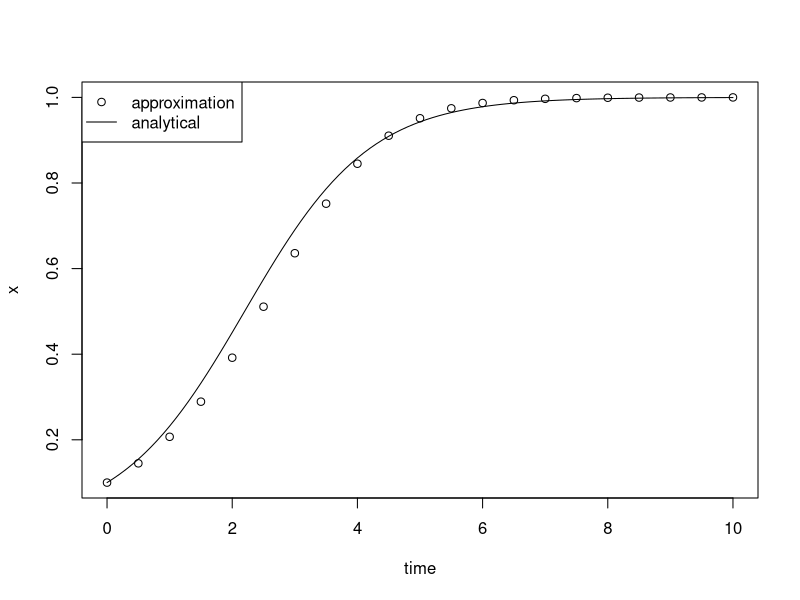
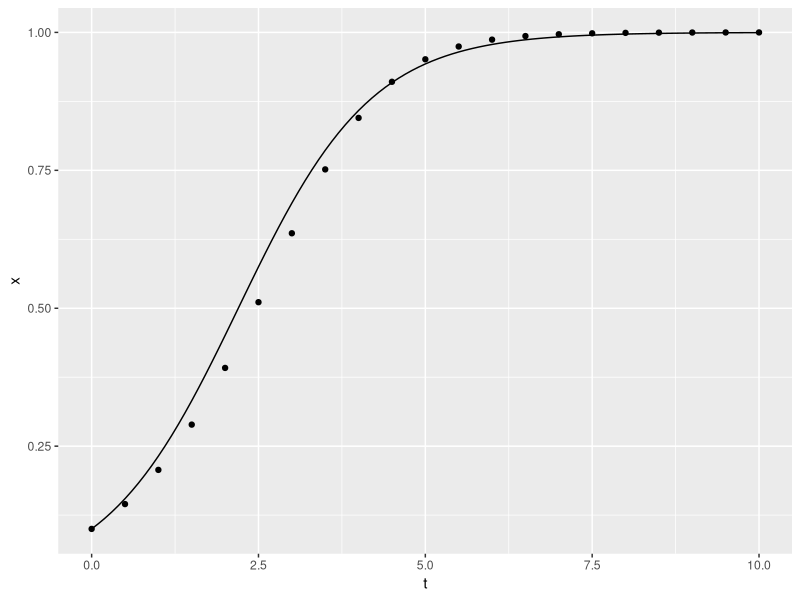
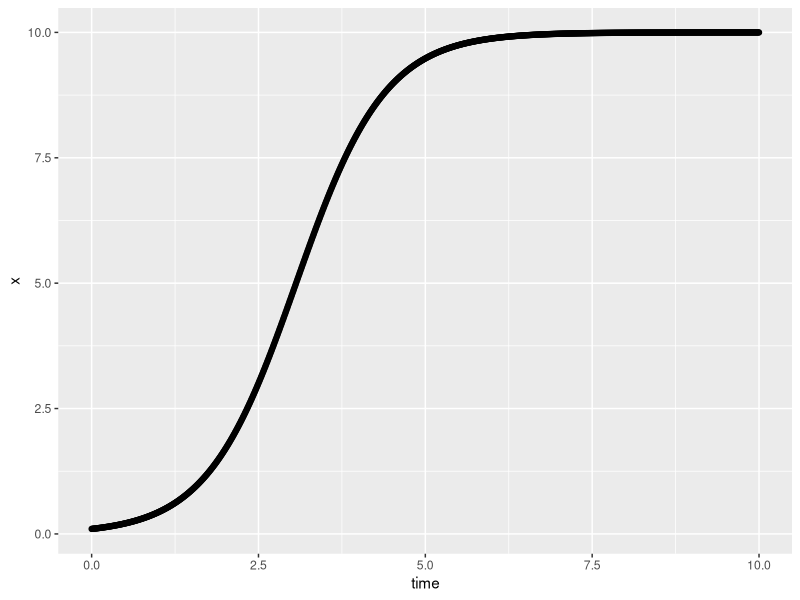

The R script that drew these images, in order: (Note: this script raises an error after producing the figures.)
## Part 1 - How numerical integration works ##
## time intervals: a sequence from zero to ten at 0.5 steps
time <- seq(0, 10, by = 0.5)
## initial condition
x0 <- 0.1
#### The function to be integrated (right-hand expression of the derivative above)
f <- function(x){x * (1.-x)}

#### An empty R vector to store the results
x <- c()
#### Store the initial condition in the first position of the vector
x[1] <- x0

## loop over time: approximate the function at each time step
for (i in 1:(length(time)-1)){
    x[i+1] = x[i] + 0.5 * f(x[i])
}

## plotting 
plot(x~time)
curve(0.1 * exp(x)/(1+0.1*(exp(x)-1.)), add=T)
legend("topleft", c("approximation", "analytical"), 
       pch=c(1,NA), lty=c(NA,1))

## plotting with ggplot2 
library(ggplot2)#load each library once per R session
p <- ggplot(data = data.frame(x = x, t = time), aes(t, x)) + geom_point()
analytic <- stat_function(fun=function(t){0.1 * exp(t)/(1+0.1*(exp(t)-1.))})
print(p+analytic)

## Part 2 - Using Scientific libraries  to do numnerical integration ##
library(deSolve)# loads the library

## 2. 1 First case: a single equation ##
## time sequence
time <- seq(from=0, to=10, by = 0.01)
# parameters: a named vector
parameters <- c(r = 1.5, K = 10)

# initial conditions: also a named vector
state <- c(x = 0.1)

# let's define the right-hand side of the differential equation.
# To be recognized by the integration routines of deSolve
# it must be an R function that computes the values
# of the derivative on a time t 
## There are many ways to do this, but the recommended format is:
# 1. Make a function with three arguments:
# time sequence, state variables and parameters, in this order.
# 2. The function returns a list with results of the function to be integrated
# 3. Inside the R function use 'with(as.list(c(state, parameters){ ... }'
# and include between brackets the function(s) to be integrated
# and then close returning the list of the calculated values
logistic <- function(t, state, parameters){
    with(
        as.list(c(state, parameters)),{
            dx <- r*x*(1-x/K)
            return(list(dx))
        }
        )
}

# Now call the R function 'ode', to perform the integration
# the basic arguments of 'ode' are
# y: the vector of initial conditions
# times: the vector with the time sequence
# func: the R function as described above
# parms: vector of parameters
out <- ode(y = state, times = time, func = logistic, parms = parameters)
# the resulting object has the values of the integration
# at each time point in the vector of times
print(head(out)) # first 6 lines, print function not necessary when pasting in R

## Ploting with ggplot2
p <- ggplot(data = as.data.frame(out), aes(time, x)) + geom_point()
analytic <- stat_function(fun=function(t){0.1*10*exp(1.5*t)/(10+0.1*(exp(1.5*t)-1))})
print(p+analytic)

## 2.2. A system of two equations ##
# time sequence 
time <- seq(0, 50, by = 0.)

# parameters: a named vector
parameters <- c(r = 2, k = 0.5, e = 0.1, d = 1)

# initial condition: a named vector
state <- c(V = 1, P = 3)

# R function to calculate the value of the derivatives at each time value
# Use the names of the variables as defined in the vectors above
lotkaVolterra <- function(t, state, parameters){
  with(as.list(c(state, parameters)), {
    dV = r * V - k * V * P
    dP = e * k * V * P - d * P
    return(list(c(dV, dP)))
  })
}
## Integration with 'ode'
out <- ode(y = state, times = time, func = lotkaVolterra, parms = parameters)

## Ploting
out.df = as.data.frame(out) # required by ggplot: data object must be a data frame
library(reshape2)
out.m = melt(out.df, id.vars='time') # this makes plotting easier by puting all variables in a single column

p <- ggplot(out.m, aes(time, value, color = variable)) + geom_point()
print(p)

p2 <- ggplot(data = out.df[1:567,], aes(x = P, V, color = time)) + geom_point()
print(p2)
